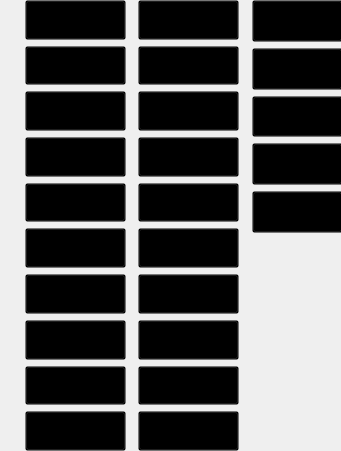
   <widget class="QWidget" name="zhuoyin_widget" native="true">
    <property name="geometry">
     <rect>
      <x>19</x>
      <y>309</y>
      <width>341</width>
      <height>451</height>
     </rect>
    </property>
    <property name="styleSheet">
     <string notr="true">color: transparent;</string>
    </property>
    <widget class="QWidget" name="zhuoyin_row_1" native="true">
     <property name="geometry">
      <rect>
       <x>25</x>
       <y>0</y>
       <width>101</width>
       <height>451</height>
      </rect>
     </property>
     <layout class="QVBoxLayout" name="verticalLayout_11">
      <item>
       <widget class="QPushButton" name="ga">
        <property name="sizePolicy">
         <sizepolicy hsizetype="Preferred" vsizetype="Preferred">
          <horstretch>0</horstretch>
          <verstretch>0</verstretch>
         </sizepolicy>
        </property>
        <property name="cursor">
         <cursorShape>PointingHandCursor</cursorShape>
        </property>
        <property name="styleSheet">
         <string notr="true">QPushButton {
    background-color: transparent;
}</string>
        </property>
        <property name="text">
         <string>がガ</string>
        </property>
       </widget>
      </item>
      <item>
       <widget class="QPushButton" name="gi">
        <property name="sizePolicy">
         <sizepolicy hsizetype="Preferred" vsizetype="Preferred">
          <horstretch>0</horstretch>
          <verstretch>0</verstretch>
         </sizepolicy>
        </property>
        <property name="cursor">
         <cursorShape>PointingHandCursor</cursorShape>
        </property>
        <property name="styleSheet">
         <string notr="true">QPushButton {
    background-color: transparent;
}</string>
        </property>
        <property name="text">
         <string>ぎギ</string>
        </property>
       </widget>
      </item>
      <item>
       <widget class="QPushButton" name="gu">
        <property name="sizePolicy">
         <sizepolicy hsizetype="Preferred" vsizetype="Preferred">
          <horstretch>0</horstretch>
          <verstretch>0</verstretch>
         </sizepolicy>
        </property>
        <property name="cursor">
         <cursorShape>PointingHandCursor</cursorShape>
        </property>
        <property name="styleSheet">
         <string notr="true">QPushButton {
    background-color: transparent;
}</string>
        </property>
        <property name="text">
         <string>ぐグ</string>
        </property>
       </widget>
      </item>
      <item>
       <widget class="QPushButton" name="ge">
        <property name="sizePolicy">
         <sizepolicy hsizetype="Preferred" vsizetype="Preferred">
          <horstretch>0</horstretch>
          <verstretch>0</verstretch>
         </sizepolicy>
        </property>
        <property name="cursor">
         <cursorShape>PointingHandCursor</cursorShape>
        </property>
        <property name="styleSheet">
         <string notr="true">QPushButton {
    background-color: transparent;
}</string>
        </property>
        <property name="text">
         <string>げゲ</string>
        </property>
       </widget>
      </item>
      <item>
       <widget class="QPushButton" name="go">
        <property name="sizePolicy">
         <sizepolicy hsizetype="Preferred" vsizetype="Preferred">
          <horstretch>0</horstretch>
          <verstretch>0</verstretch>
         </sizepolicy>
        </property>
        <property name="cursor">
         <cursorShape>PointingHandCursor</cursorShape>
        </property>
        <property name="styleSheet">
         <string notr="true">QPushButton {
    background-color: transparent;
}</string>
        </property>
        <property name="text">
         <string>ごゴ</string>
        </property>
       </widget>
      </item>
      <item>
       <spacer name="verticalSpacer">
        <property name="orientation">
         <enum>Qt::Vertical</enum>
        </property>
        <property name="sizeType">
         <enum>QSizePolicy::Fixed</enum>
        </property>
        <property name="sizeHint" stdset="0">
         <size>
          <width>20</width>
          <height>0</height>
         </size>
        </property>
       </spacer>
      </item>
      <item>
       <widget class="QPushButton" name="ba">
        <property name="sizePolicy">
         <sizepolicy hsizetype="Preferred" vsizetype="Preferred">
          <horstretch>0</horstretch>
          <verstretch>0</verstretch>
         </sizepolicy>
        </property>
        <property name="cursor">
         <cursorShape>PointingHandCursor</cursorShape>
        </property>
        <property name="styleSheet">
         <string notr="true">QPushButton {
    background-color: transparent;
}</string>
        </property>
        <property name="text">
         <string>ばバ</string>
        </property>
       </widget>
      </item>
      <item>
       <widget class="QPushButton" name="bi">
        <property name="sizePolicy">
         <sizepolicy hsizetype="Preferred" vsizetype="Preferred">
          <horstretch>0</horstretch>
          <verstretch>0</verstretch>
         </sizepolicy>
        </property>
        <property name="cursor">
         <cursorShape>PointingHandCursor</cursorShape>
        </property>
        <property name="styleSheet">
         <string notr="true">QPushButton {
    background-color: transparent;
}</string>
        </property>
        <property name="text">
         <string>びビ</string>
        </property>
       </widget>
      </item>
      <item>
       <widget class="QPushButton" name="bu">
        <property name="sizePolicy">
         <sizepolicy hsizetype="Preferred" vsizetype="Preferred">
          <horstretch>0</horstretch>
          <verstretch>0</verstretch>
         </sizepolicy>
        </property>
        <property name="cursor">
         <cursorShape>PointingHandCursor</cursorShape>
        </property>
        <property name="styleSheet">
         <string notr="true">QPushButton {
    background-color: transparent;
}</string>
        </property>
        <property name="text">
         <string>ぶブ</string>
        </property>
       </widget>
      </item>
      <item>
       <widget class="QPushButton" name="be">
        <property name="sizePolicy">
         <sizepolicy hsizetype="Preferred" vsizetype="Preferred">
          <horstretch>0</horstretch>
          <verstretch>0</verstretch>
         </sizepolicy>
        </property>
        <property name="cursor">
         <cursorShape>PointingHandCursor</cursorShape>
        </property>
        <property name="styleSheet">
         <string notr="true">QPushButton {
    background-color: transparent;
}</string>
        </property>
        <property name="text">
         <string>べベ</string>
        </property>
       </widget>
      </item>
      <item>
       <widget class="QPushButton" name="bo">
        <property name="sizePolicy">
         <sizepolicy hsizetype="Preferred" vsizetype="Preferred">
          <horstretch>0</horstretch>
          <verstretch>0</verstretch>
         </sizepolicy>
        </property>
        <property name="cursor">
         <cursorShape>PointingHandCursor</cursorShape>
        </property>
        <property name="styleSheet">
         <string notr="true">QPushButton {
    background-color: transparent;
}</string>
        </property>
        <property name="text">
         <string>ぼボ</string>
        </property>
       </widget>
      </item>
     </layout>
    </widget>
    <widget class="QWidget" name="zhuoyin_row_2" native="true">
     <property name="geometry">
      <rect>
       <x>138</x>
       <y>0</y>
       <width>101</width>
       <height>451</height>
      </rect>
     </property>
     <layout class="QVBoxLayout" name="verticalLayout_12">
      <item>
       <widget class="QPushButton" name="za">
        <property name="sizePolicy">
         <sizepolicy hsizetype="Preferred" vsizetype="Preferred">
          <horstretch>0</horstretch>
          <verstretch>0</verstretch>
         </sizepolicy>
        </property>
        <property name="cursor">
         <cursorShape>PointingHandCursor</cursorShape>
        </property>
        <property name="styleSheet">
         <string notr="true">QPushButton {
    background-color: transparent;
}</string>
        </property>
        <property name="text">
         <string>ざザ</string>
        </property>
       </widget>
      </item>
      <item>
       <widget class="QPushButton" name="ji">
        <property name="sizePolicy">
         <sizepolicy hsizetype="Preferred" vsizetype="Preferred">
          <horstretch>0</horstretch>
          <verstretch>0</verstretch>
         </sizepolicy>
        </property>
        <property name="cursor">
         <cursorShape>PointingHandCursor</cursorShape>
        </property>
        <property name="styleSheet">
         <string notr="true">QPushButton {
    background-color: transparent;
}</string>
        </property>
        <property name="text">
         <string>じジ</string>
        </property>
       </widget>
      </item>
      <item>
       <widget class="QPushButton" name="zu">
        <property name="sizePolicy">
         <sizepolicy hsizetype="Preferred" vsizetype="Preferred">
          <horstretch>0</horstretch>
          <verstretch>0</verstretch>
         </sizepolicy>
        </property>
        <property name="cursor">
         <cursorShape>PointingHandCursor</cursorShape>
        </property>
        <property name="styleSheet">
         <string notr="true">QPushButton {
    background-color: transparent;
}</string>
        </property>
        <property name="text">
         <string>ずズ</string>
        </property>
       </widget>
      </item>
      <item>
       <widget class="QPushButton" name="ze">
        <property name="sizePolicy">
         <sizepolicy hsizetype="Preferred" vsizetype="Preferred">
          <horstretch>0</horstretch>
          <verstretch>0</verstretch>
         </sizepolicy>
        </property>
        <property name="cursor">
         <cursorShape>PointingHandCursor</cursorShape>
        </property>
        <property name="styleSheet">
         <string notr="true">QPushButton {
    background-color: transparent;
}</string>
        </property>
        <property name="text">
         <string>ぜゼ</string>
        </property>
       </widget>
      </item>
      <item>
       <widget class="QPushButton" name="zo">
        <property name="sizePolicy">
         <sizepolicy hsizetype="Preferred" vsizetype="Preferred">
          <horstretch>0</horstretch>
          <verstretch>0</verstretch>
         </sizepolicy>
        </property>
        <property name="cursor">
         <cursorShape>PointingHandCursor</cursorShape>
        </property>
        <property name="styleSheet">
         <string notr="true">QPushButton {
    background-color: transparent;
}</string>
        </property>
        <property name="text">
         <string>ぞゾ</string>
        </property>
       </widget>
      </item>
      <item>
       <spacer name="verticalSpacer_2">
        <property name="orientation">
         <enum>Qt::Vertical</enum>
        </property>
        <property name="sizeType">
         <enum>QSizePolicy::Fixed</enum>
        </property>
        <property name="sizeHint" stdset="0">
         <size>
          <width>20</width>
          <height>0</height>
         </size>
        </property>
       </spacer>
      </item>
      <item>
       <widget class="QPushButton" name="pa">
        <property name="sizePolicy">
         <sizepolicy hsizetype="Preferred" vsizetype="Preferred">
          <horstretch>0</horstretch>
          <verstretch>0</verstretch>
         </sizepolicy>
        </property>
        <property name="cursor">
         <cursorShape>PointingHandCursor</cursorShape>
        </property>
        <property name="styleSheet">
         <string notr="true">QPushButton {
    background-color: transparent;
}</string>
        </property>
        <property name="text">
         <string>ぱパ</string>
        </property>
       </widget>
      </item>
      <item>
       <widget class="QPushButton" name="pi">
        <property name="sizePolicy">
         <sizepolicy hsizetype="Preferred" vsizetype="Preferred">
          <horstretch>0</horstretch>
          <verstretch>0</verstretch>
         </sizepolicy>
        </property>
        <property name="cursor">
         <cursorShape>PointingHandCursor</cursorShape>
        </property>
        <property name="styleSheet">
         <string notr="true">QPushButton {
    background-color: transparent;
}</string>
        </property>
        <property name="text">
         <string>ぴピ</string>
        </property>
       </widget>
      </item>
      <item>
       <widget class="QPushButton" name="pu">
        <property name="sizePolicy">
         <sizepolicy hsizetype="Preferred" vsizetype="Preferred">
          <horstretch>0</horstretch>
          <verstretch>0</verstretch>
         </sizepolicy>
        </property>
        <property name="cursor">
         <cursorShape>PointingHandCursor</cursorShape>
        </property>
        <property name="styleSheet">
         <string notr="true">QPushButton {
    background-color: transparent;
}</string>
        </property>
        <property name="text">
         <string>ぷプ</string>
        </property>
       </widget>
      </item>
      <item>
       <widget class="QPushButton" name="pe">
        <property name="sizePolicy">
         <sizepolicy hsizetype="Preferred" vsizetype="Preferred">
          <horstretch>0</horstretch>
          <verstretch>0</verstretch>
         </sizepolicy>
        </property>
        <property name="cursor">
         <cursorShape>PointingHandCursor</cursorShape>
        </property>
        <property name="styleSheet">
         <string notr="true">QPushButton {
    background-color: transparent;
}</string>
        </property>
        <property name="text">
         <string>ぺペ</string>
        </property>
       </widget>
      </item>
      <item>
       <widget class="QPushButton" name="po">
        <property name="sizePolicy">
         <sizepolicy hsizetype="Preferred" vsizetype="Preferred">
          <horstretch>0</horstretch>
          <verstretch>0</verstretch>
         </sizepolicy>
        </property>
        <property name="cursor">
         <cursorShape>PointingHandCursor</cursorShape>
        </property>
        <property name="styleSheet">
         <string notr="true">QPushButton {
    background-color: transparent;
}</string>
        </property>
        <property name="text">
         <string>ぽポ</string>
        </property>
       </widget>
      </item>
     </layout>
    </widget>
    <widget class="QWidget" name="zhuoyin_row_3" native="true">
     <property name="geometry">
      <rect>
       <x>252</x>
       <y>0</y>
       <width>91</width>
       <height>233</height>
      </rect>
     </property>
     <layout class="QVBoxLayout" name="verticalLayout_13">
      <item>
       <widget class="QPushButton" name="da">
        <property name="sizePolicy">
         <sizepolicy hsizetype="Preferred" vsizetype="Preferred">
          <horstretch>0</horstretch>
          <verstretch>0</verstretch>
         </sizepolicy>
        </property>
        <property name="cursor">
         <cursorShape>PointingHandCursor</cursorShape>
        </property>
        <property name="styleSheet">
         <string notr="true">QPushButton {
    background-color: transparent;
}</string>
        </property>
        <property name="text">
         <string>だダ</string>
        </property>
       </widget>
      </item>
      <item>
       <widget class="QPushButton" name="ji_2">
        <property name="sizePolicy">
         <sizepolicy hsizetype="Preferred" vsizetype="Preferred">
          <horstretch>0</horstretch>
          <verstretch>0</verstretch>
         </sizepolicy>
        </property>
        <property name="cursor">
         <cursorShape>PointingHandCursor</cursorShape>
        </property>
        <property name="styleSheet">
         <string notr="true">QPushButton {
    background-color: transparent;
}</string>
        </property>
        <property name="text">
         <string>ぢヂ</string>
        </property>
       </widget>
      </item>
      <item>
       <widget class="QPushButton" name="zu_2">
        <property name="sizePolicy">
         <sizepolicy hsizetype="Preferred" vsizetype="Preferred">
          <horstretch>0</horstretch>
          <verstretch>0</verstretch>
         </sizepolicy>
        </property>
        <property name="cursor">
         <cursorShape>PointingHandCursor</cursorShape>
        </property>
        <property name="styleSheet">
         <string notr="true">QPushButton {
    background-color: transparent;
}</string>
        </property>
        <property name="text">
         <string>づヅ</string>
        </property>
       </widget>
      </item>
      <item>
       <widget class="QPushButton" name="de">
        <property name="sizePolicy">
         <sizepolicy hsizetype="Preferred" vsizetype="Preferred">
          <horstretch>0</horstretch>
          <verstretch>0</verstretch>
         </sizepolicy>
        </property>
        <property name="cursor">
         <cursorShape>PointingHandCursor</cursorShape>
        </property>
        <property name="styleSheet">
         <string notr="true">QPushButton {
    background-color: transparent;
}</string>
        </property>
        <property name="text">
         <string>でデ</string>
        </property>
       </widget>
      </item>
      <item>
       <widget class="QPushButton" name="do_2">
        <property name="sizePolicy">
         <sizepolicy hsizetype="Preferred" vsizetype="Preferred">
          <horstretch>0</horstretch>
          <verstretch>0</verstretch>
         </sizepolicy>
        </property>
        <property name="cursor">
         <cursorShape>PointingHandCursor</cursorShape>
        </property>
        <property name="styleSheet">
         <string notr="true">QPushButton {
    background-color: transparent;
}</string>
        </property>
        <property name="text">
         <string>どド</string>
        </property>
       </widget>
      </item>
      <item>
       <spacer name="verticalSpacer_3">
        <property name="orientation">
         <enum>Qt::Vertical</enum>
        </property>
        <property name="sizeType">
         <enum>QSizePolicy::Fixed</enum>
        </property>
        <property name="sizeHint" stdset="0">
         <size>
          <width>20</width>
          <height>0</height>
         </size>
        </property>
       </spacer>
      </item>
     </layout>
    </widget>
   </widget>
